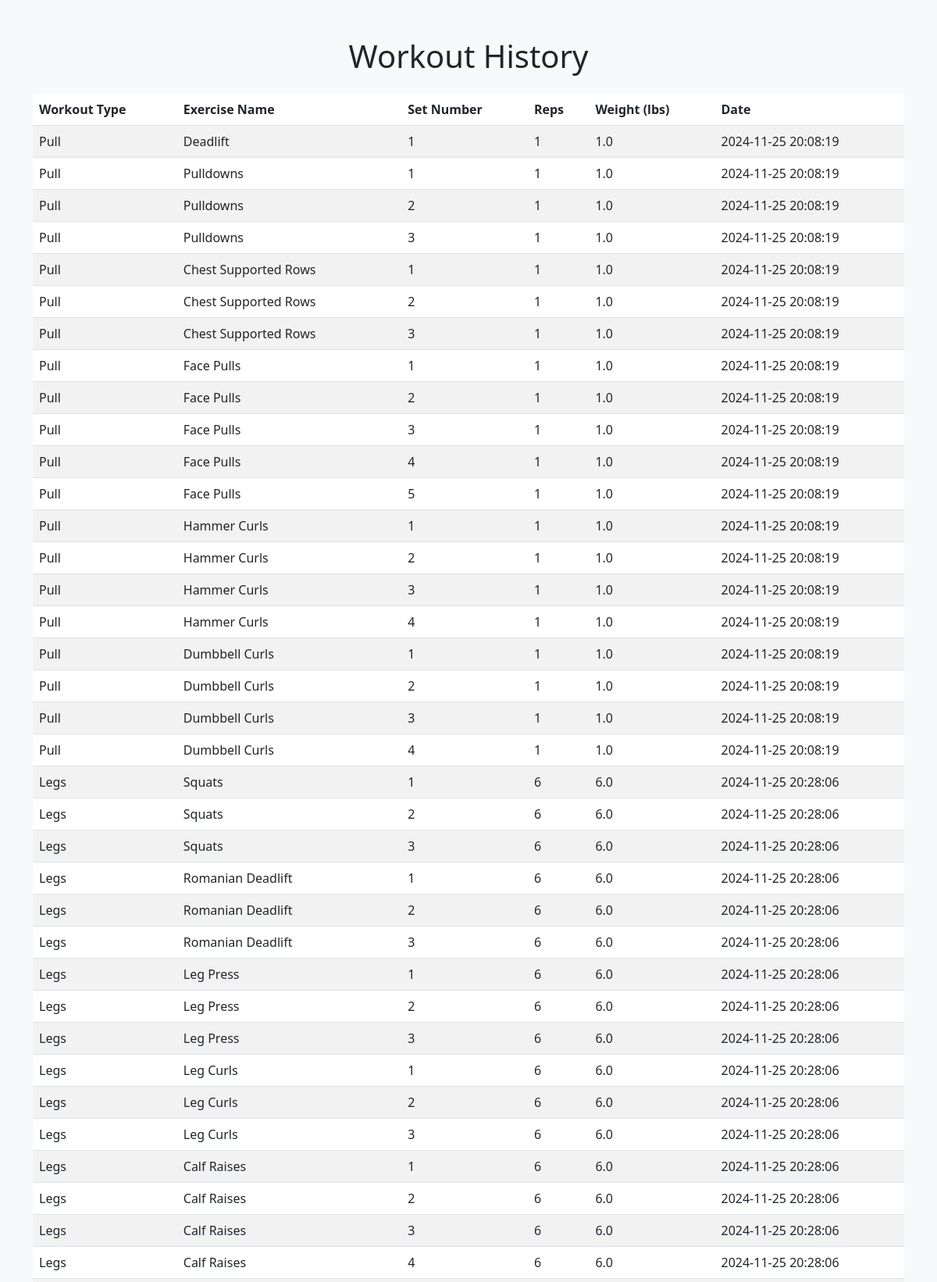
Screenshot of /history (signed in, upper part) with the database file from the repository.
### tables this page shows
CREATE TABLE workouts (
        id INTEGER PRIMARY KEY AUTOINCREMENT,
        user_id INTEGER NOT NULL,
        workout_type TEXT NOT NULL,
        exercise_name TEXT NOT NULL,
        sets INTEGER NOT NULL,
        reps INTEGER NOT NULL,
        weight REAL NOT NULL,
        date TEXT NOT NULL,
        FOREIGN KEY (user_id) REFERENCES users (id)
    );

### app.py (the view)
@app.route('/history')
def workout_history():
    if 'user_id' not in session:
        return redirect(url_for('login'))
    user_id = session['user_id']
    conn = get_db_connection()
    workout_data = conn.execute(
        '''
        SELECT workout_type, exercise_name, sets, reps, weight, date
        FROM workouts
        WHERE user_id = ?
        ''',
        (user_id,)
    ).fetchall()
    conn.close()
    return render_template('trends.html', workout_data=workout_data)

### app.py (called while the page is built)
def get_db_connection():
    db_path = os.path.join(os.path.dirname(__file__), 'workout.db')
    conn = sqlite3.connect(db_path)
    conn.row_factory = sqlite3.Row
    return conn

### templates/trends.html (shortened to what this page needs)
<!DOCTYPE html>
<html lang="en">
<head>
    <link href="https://cdn.jsdelivr.net/npm/bootstrap@5.3.0-alpha1/dist/css/bootstrap.min.css" rel="stylesheet">
</head>
<body class="bg-light">
    <div class="container mt-5">
        <h1 class="text-center mb-4">Workout History</h1>
        <table class="table table-striped table-hover">
            <thead>
                <tr>
                    <th>Workout Type</th>
                    <th>Exercise Name</th>
                    <th>Set Number</th>
                    <th>Reps</th>
                    <th>Weight (lbs)</th>
                    <th>Date</th>
                </tr>
            </thead>
            <tbody>
                {% for entry in workout_data %}
                    <tr>
                        <td>{{ entry['workout_type'] }}</td>
                        <td>{{ entry['exercise_name'] }}</td>
                        <td>{{ entry['sets'] }}</td>
                        <td>{{ entry['reps'] }}</td>
                        <td>{{ entry['weight'] }}</td>
                        <td>{{ entry['date'] }}</td>
                    </tr>
                {% endfor %}
            </tbody>
        </table>
    </div>
</body>
</html>

### rows the page displays
workouts: workout_type "Pull", exercise_name "Deadlift", sets "1", reps "1", weight "1.0", date "2024-11-25 20:08:19"
workouts: workout_type "Pull", exercise_name "Pulldowns", sets "1", reps "1", weight "1.0", date "2024-11-25 20:08:19"
workouts: workout_type "Pull", exercise_name "Pulldowns", sets "2", reps "1", weight "1.0", date "2024-11-25 20:08:19"
workouts: workout_type "Pull", exercise_name "Pulldowns", sets "3", reps "1", weight "1.0", date "2024-11-25 20:08:19"
workouts: workout_type "Pull", exercise_name "Chest Supported Rows", sets "1", reps "1", weight "1.0", date "2024-11-25 20:08:19"
workouts: workout_type "Pull", exercise_name "Chest Supported Rows", sets "2", reps "1", weight "1.0", date "2024-11-25 20:08:19"
workouts: workout_type "Pull", exercise_name "Chest Supported Rows", sets "3", reps "1", weight "1.0", date "2024-11-25 20:08:19"
workouts: workout_type "Pull", exercise_name "Face Pulls", sets "1", reps "1", weight "1.0", date "2024-11-25 20:08:19"
workouts: workout_type "Pull", exercise_name "Face Pulls", sets "2", reps "1", weight "1.0", date "2024-11-25 20:08:19"
workouts: workout_type "Pull", exercise_name "Face Pulls", sets "3", reps "1", weight "1.0", date "2024-11-25 20:08:19"
workouts: workout_type "Pull", exercise_name "Face Pulls", sets "4", reps "1", weight "1.0", date "2024-11-25 20:08:19"
workouts: workout_type "Pull", exercise_name "Face Pulls", sets "5", reps "1", weight "1.0", date "2024-11-25 20:08:19"
workouts: workout_type "Pull", exercise_name "Hammer Curls", sets "1", reps "1", weight "1.0", date "2024-11-25 20:08:19"
workouts: workout_type "Pull", exercise_name "Hammer Curls", sets "2", reps "1", weight "1.0", date "2024-11-25 20:08:19"
workouts: workout_type "Pull", exercise_name "Hammer Curls", sets "3", reps "1", weight "1.0", date "2024-11-25 20:08:19"
workouts: workout_type "Pull", exercise_name "Hammer Curls", sets "4", reps "1", weight "1.0", date "2024-11-25 20:08:19"
workouts: workout_type "Pull", exercise_name "Dumbbell Curls", sets "1", reps "1", weight "1.0", date "2024-11-25 20:08:19"
workouts: workout_type "Pull", exercise_name "Dumbbell Curls", sets "2", reps "1", weight "1.0", date "2024-11-25 20:08:19"
workouts: workout_type "Pull", exercise_name "Dumbbell Curls", sets "3", reps "1", weight "1.0", date "2024-11-25 20:08:19"
workouts: workout_type "Pull", exercise_name "Dumbbell Curls", sets "4", reps "1", weight "1.0", date "2024-11-25 20:08:19"
workouts: workout_type "Legs", exercise_name "Squats", sets "1", reps "6", weight "6.0", date "2024-11-25 20:28:06"
workouts: workout_type "Legs", exercise_name "Squats", sets "2", reps "6", weight "6.0", date "2024-11-25 20:28:06"
workouts: workout_type "Legs", exercise_name "Squats", sets "3", reps "6", weight "6.0", date "2024-11-25 20:28:06"
workouts: workout_type "Legs", exercise_name "Romanian Deadlift", sets "1", reps "6", weight "6.0", date "2024-11-25 20:28:06"
workouts: workout_type "Legs", exercise_name "Romanian Deadlift", sets "2", reps "6", weight "6.0", date "2024-11-25 20:28:06"
workouts: workout_type "Legs", exercise_name "Romanian Deadlift", sets "3", reps "6", weight "6.0", date "2024-11-25 20:28:06"
workouts: workout_type "Legs", exercise_name "Leg Press", sets "1", reps "6", weight "6.0", date "2024-11-25 20:28:06"
workouts: workout_type "Legs", exercise_name "Leg Press", sets "2", reps "6", weight "6.0", date "2024-11-25 20:28:06"
workouts: workout_type "Legs", exercise_name "Leg Press", sets "3", reps "6", weight "6.0", date "2024-11-25 20:28:06"
workouts: workout_type "Legs", exercise_name "Leg Curls", sets "1", reps "6", weight "6.0", date "2024-11-25 20:28:06"
workouts: workout_type "Legs", exercise_name "Leg Curls", sets "2", reps "6", weight "6.0", date "2024-11-25 20:28:06"
workouts: workout_type "Legs", exercise_name "Leg Curls", sets "3", reps "6", weight "6.0", date "2024-11-25 20:28:06"
workouts: workout_type "Legs", exercise_name "Calf Raises", sets "1", reps "6", weight "6.0", date "2024-11-25 20:28:06"
workouts: workout_type "Legs", exercise_name "Calf Raises", sets "2", reps "6", weight "6.0", date "2024-11-25 20:28:06"
workouts: workout_type "Legs", exercise_name "Calf Raises", sets "3", reps "6", weight "6.0", date "2024-11-25 20:28:06"
workouts: workout_type "Legs", exercise_name "Calf Raises", sets "4", reps "6", weight "6.0", date "2024-11-25 20:28:06"
